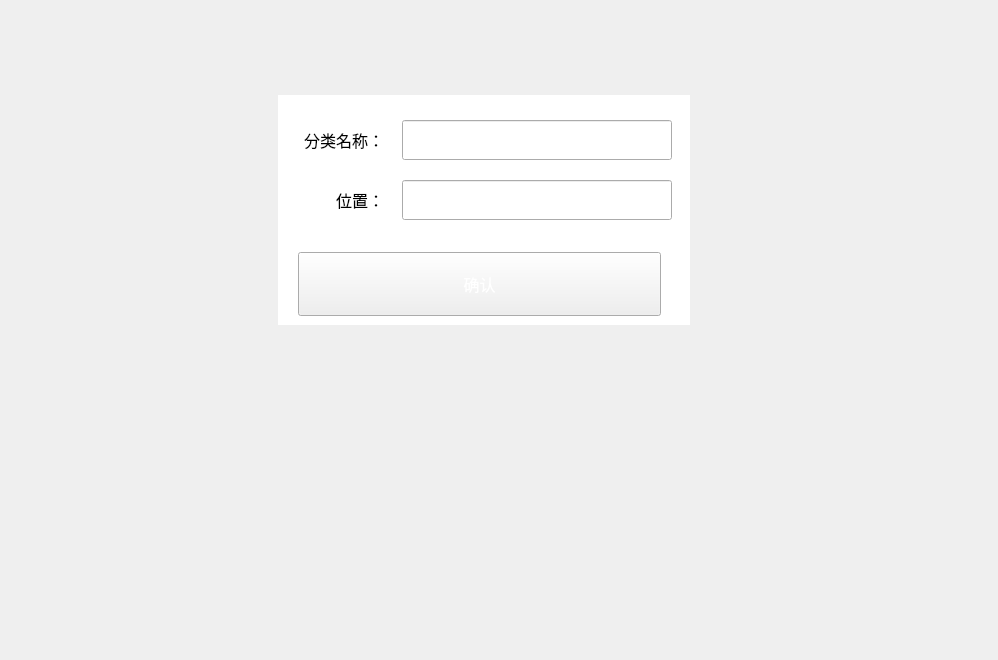
<?xml version="1.0" encoding="UTF-8"?>
<ui version="4.0">
 <class>AddCategoryDlg</class>
 <widget class="QDialog" name="AddCategoryDlg">
  <property name="geometry">
   <rect>
    <x>0</x>
    <y>0</y>
    <width>998</width>
    <height>660</height>
   </rect>
  </property>
  <property name="windowTitle">
   <string>AddCategoryDlg</string>
  </property>
  <layout class="QGridLayout" name="gridLayout_4">
   <property name="leftMargin">
    <number>0</number>
   </property>
   <property name="topMargin">
    <number>0</number>
   </property>
   <property name="rightMargin">
    <number>0</number>
   </property>
   <property name="bottomMargin">
    <number>0</number>
   </property>
   <property name="spacing">
    <number>0</number>
   </property>
   <item row="0" column="0">
    <widget class="TitleBarWidget" name="widget" native="true">
     <property name="minimumSize">
      <size>
       <width>0</width>
       <height>60</height>
      </size>
     </property>
     <property name="maximumSize">
      <size>
       <width>16777215</width>
       <height>60</height>
      </size>
     </property>
    </widget>
   </item>
   <item row="1" column="0">
    <widget class="QWidget" name="widget_2" native="true">
     <property name="styleSheet">
      <string notr="true">QWidget#widget_2 {
	border-image: url(:/shareImages/dlg_background.png);
}</string>
     </property>
     <layout class="QGridLayout" name="gridLayout_3">
      <property name="leftMargin">
       <number>0</number>
      </property>
      <property name="topMargin">
       <number>0</number>
      </property>
      <property name="rightMargin">
       <number>0</number>
      </property>
      <property name="bottomMargin">
       <number>0</number>
      </property>
      <property name="spacing">
       <number>0</number>
      </property>
      <item row="0" column="0">
       <widget class="QWidget" name="widget_3" native="true">
        <layout class="QGridLayout" name="gridLayout">
         <property name="leftMargin">
          <number>0</number>
         </property>
         <property name="topMargin">
          <number>30</number>
         </property>
         <property name="rightMargin">
          <number>0</number>
         </property>
         <property name="bottomMargin">
          <number>30</number>
         </property>
         <property name="spacing">
          <number>0</number>
         </property>
         <item row="0" column="0">
          <spacer name="horizontalSpacer">
           <property name="orientation">
            <enum>Qt::Horizontal</enum>
           </property>
           <property name="sizeHint" stdset="0">
            <size>
             <width>245</width>
             <height>20</height>
            </size>
           </property>
          </spacer>
         </item>
         <item row="0" column="1" rowspan="2">
          <widget class="QWidget" name="widget_5" native="true">
           <property name="minimumSize">
            <size>
             <width>412</width>
             <height>230</height>
            </size>
           </property>
           <property name="maximumSize">
            <size>
             <width>412</width>
             <height>230</height>
            </size>
           </property>
           <property name="styleSheet">
            <string notr="true">QWidget#widget_5 {
	background-color: rgb(255, 255, 255);
}</string>
           </property>
           <widget class="QLabel" name="categoryNameLabel">
            <property name="geometry">
             <rect>
              <x>26</x>
              <y>25</y>
              <width>80</width>
              <height>40</height>
             </rect>
            </property>
            <property name="font">
             <font>
              <family>微软雅黑</family>
              <pointsize>12</pointsize>
             </font>
            </property>
            <property name="text">
             <string>分类名称：</string>
            </property>
            <property name="alignment">
             <set>Qt::AlignRight|Qt::AlignTrailing|Qt::AlignVCenter</set>
            </property>
           </widget>
           <widget class="QLabel" name="positionLabel">
            <property name="geometry">
             <rect>
              <x>26</x>
              <y>85</y>
              <width>80</width>
              <height>40</height>
             </rect>
            </property>
            <property name="font">
             <font>
              <family>微软雅黑</family>
              <pointsize>12</pointsize>
             </font>
            </property>
            <property name="styleSheet">
             <string notr="true"/>
            </property>
            <property name="text">
             <string>位置：</string>
            </property>
            <property name="alignment">
             <set>Qt::AlignRight|Qt::AlignTrailing|Qt::AlignVCenter</set>
            </property>
           </widget>
           <widget class="QLineEdit" name="categoryNameEdit">
            <property name="geometry">
             <rect>
              <x>124</x>
              <y>25</y>
              <width>270</width>
              <height>40</height>
             </rect>
            </property>
            <property name="font">
             <font>
              <family>微软雅黑</family>
              <pointsize>12</pointsize>
             </font>
            </property>
            <property name="styleSheet">
             <string notr="true">padding-left:10px;</string>
            </property>
           </widget>
           <widget class="QLineEdit" name="positionEdit">
            <property name="geometry">
             <rect>
              <x>124</x>
              <y>85</y>
              <width>270</width>
              <height>40</height>
             </rect>
            </property>
            <property name="font">
             <font>
              <family>微软雅黑</family>
              <pointsize>12</pointsize>
             </font>
            </property>
            <property name="styleSheet">
             <string notr="true">padding-left:10px;</string>
            </property>
           </widget>
           <widget class="QPushButton" name="sureButton">
            <property name="geometry">
             <rect>
              <x>20</x>
              <y>157</y>
              <width>363</width>
              <height>64</height>
             </rect>
            </property>
            <property name="font">
             <font>
              <family>微软雅黑</family>
              <pointsize>12</pointsize>
             </font>
            </property>
            <property name="focusPolicy">
             <enum>Qt::NoFocus</enum>
            </property>
            <property name="styleSheet">
             <string notr="true">QPushButton#sureButton {
	color: rgb(255, 255, 255);
	border-image: url(:/shareImages/sure_normal.png);
}

QPushButton#sureButton:pressed {
	border-image: url(:/shareImages/sure_press.png);
}</string>
            </property>
            <property name="text">
             <string>确认</string>
            </property>
           </widget>
          </widget>
         </item>
         <item row="1" column="2">
          <spacer name="horizontalSpacer_2">
           <property name="orientation">
            <enum>Qt::Horizontal</enum>
           </property>
           <property name="sizeHint" stdset="0">
            <size>
             <width>308</width>
             <height>20</height>
            </size>
           </property>
          </spacer>
         </item>
        </layout>
       </widget>
      </item>
      <item row="1" column="0">
       <widget class="QWidget" name="widget_4" native="true">
        <layout class="QGridLayout" name="gridLayout_2">
         <property name="leftMargin">
          <number>36</number>
         </property>
         <property name="topMargin">
          <number>0</number>
         </property>
         <property name="rightMargin">
          <number>32</number>
         </property>
         <property name="bottomMargin">
          <number>20</number>
         </property>
         <property name="spacing">
          <number>0</number>
         </property>
         <item row="0" column="0">
          <widget class="InputToolWidget" name="widget_6" native="true"/>
         </item>
        </layout>
       </widget>
      </item>
     </layout>
    </widget>
   </item>
  </layout>
 </widget>
 <layoutdefault spacing="6" margin="11"/>
 <customwidgets>
  <customwidget>
   <class>TitleBarWidget</class>
   <extends>QWidget</extends>
   <header location="global">TitleBarWidget.h</header>
   <container>1</container>
  </customwidget>
  <customwidget>
   <class>InputToolWidget</class>
   <extends>QWidget</extends>
   <header>InputToolWidget.h</header>
   <container>1</container>
  </customwidget>
 </customwidgets>
 <resources/>
 <connections/>
</ui>
